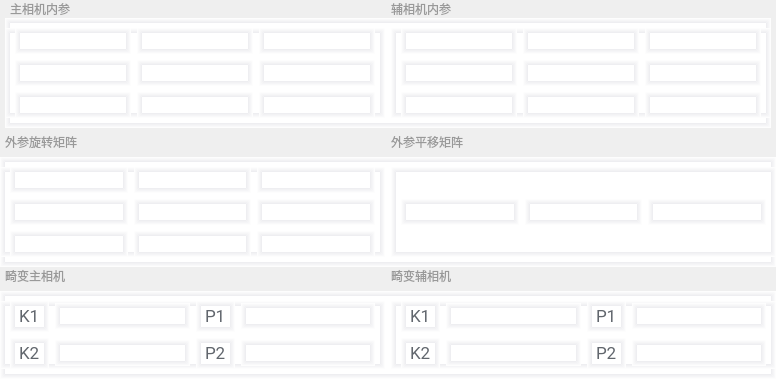
        <widget class="QWidget" name="page">
         <layout class="QVBoxLayout" name="verticalLayout_3">
          <property name="spacing">
           <number>0</number>
          </property>
          <property name="leftMargin">
           <number>0</number>
          </property>
          <property name="topMargin">
           <number>0</number>
          </property>
          <property name="rightMargin">
           <number>0</number>
          </property>
          <property name="bottomMargin">
           <number>0</number>
          </property>
          <item>
           <widget class="QWidget" name="internalParaMatrix" native="true">
            <layout class="QVBoxLayout" name="verticalLayout_4">
             <property name="spacing">
              <number>0</number>
             </property>
             <property name="leftMargin">
              <number>5</number>
             </property>
             <property name="topMargin">
              <number>0</number>
             </property>
             <property name="rightMargin">
              <number>5</number>
             </property>
             <property name="bottomMargin">
              <number>5</number>
             </property>
             <item>
              <widget class="QWidget" name="internalParaMatrixTitle" native="true">
               <layout class="QHBoxLayout" name="horizontalLayout_3">
                <property name="spacing">
                 <number>5</number>
                </property>
                <property name="leftMargin">
                 <number>5</number>
                </property>
                <property name="topMargin">
                 <number>0</number>
                </property>
                <property name="rightMargin">
                 <number>5</number>
                </property>
                <property name="bottomMargin">
                 <number>0</number>
                </property>
                <item>
                 <widget class="QLabel" name="label">
                  <property name="sizeIncrement">
                   <size>
                    <width>0</width>
                    <height>0</height>
                   </size>
                  </property>
                  <property name="styleSheet">
                   <string notr="true">font-family:PingFang SC,Hiragino Sans GB,Arial,Microsoft YaHei,Verdana,Roboto,Noto,Helvetica Neue,sans-serif;
color:#999999;
width:90px;
height:20px;</string>
                  </property>
                  <property name="text">
                   <string>主相机内参</string>
                  </property>
                 </widget>
                </item>
                <item>
                 <widget class="QLabel" name="label_2">
                  <property name="styleSheet">
                   <string notr="true">font-family:PingFang SC,Hiragino Sans GB,Arial,Microsoft YaHei,Verdana,Roboto,Noto,Helvetica Neue,sans-serif;
color:#999999</string>
                  </property>
                  <property name="text">
                   <string>辅相机内参</string>
                  </property>
                 </widget>
                </item>
               </layout>
              </widget>
             </item>
             <item>
              <widget class="QWidget" name="widget_5" native="true">
               <property name="styleSheet">
                <string notr="true">border-top: 5px solid qlineargradient(y0:0, y1:1,stop: 0 #ececef, stop: 1 white);
border-left: 5px solid qlineargradient(x0:0, x1:1,stop: 0 #ececef, stop: 1 white);
 border-bottom: 5px solid qlineargradient(y0:0, y1:1,stop: 0 white, stop: 1  #ececef);
border-right: 5px solid qlineargradient(x0:0, x1:1,stop:  0 white, stop: 1 #ececef);
background-color: rgb(255,255,255);</string>
               </property>
               <layout class="QHBoxLayout" name="horizontalLayout_4">
                <property name="spacing">
                 <number>6</number>
                </property>
                <property name="leftMargin">
                 <number>0</number>
                </property>
                <property name="topMargin">
                 <number>10</number>
                </property>
                <property name="rightMargin">
                 <number>0</number>
                </property>
                <property name="bottomMargin">
                 <number>10</number>
                </property>
                <item>
                 <widget class="QWidget" name="widget_6" native="true">
                  <layout class="QGridLayout" name="gridLayout">
                   <property name="leftMargin">
                    <number>10</number>
                   </property>
                   <property name="topMargin">
                    <number>0</number>
                   </property>
                   <property name="rightMargin">
                    <number>10</number>
                   </property>
                   <property name="bottomMargin">
                    <number>0</number>
                   </property>
                   <property name="spacing">
                    <number>6</number>
                   </property>
                   <item row="0" column="0">
                    <widget class="QLineEdit" name="cam1InParams11"/>
                   </item>
                   <item row="1" column="0">
                    <widget class="QLineEdit" name="cam1InParams21"/>
                   </item>
                   <item row="2" column="0">
                    <widget class="QLineEdit" name="cam1InParams31"/>
                   </item>
                   <item row="0" column="1">
                    <widget class="QLineEdit" name="cam1InParams12"/>
                   </item>
                   <item row="1" column="1">
                    <widget class="QLineEdit" name="cam1InParams22"/>
                   </item>
                   <item row="2" column="1">
                    <widget class="QLineEdit" name="cam1InParams32"/>
                   </item>
                   <item row="0" column="2">
                    <widget class="QLineEdit" name="cam1InParams13"/>
                   </item>
                   <item row="1" column="2">
                    <widget class="QLineEdit" name="cam1InParams23"/>
                   </item>
                   <item row="2" column="2">
                    <widget class="QLineEdit" name="cam1InParams33"/>
                   </item>
                  </layout>
                 </widget>
                </item>
                <item>
                 <widget class="QWidget" name="widget_7" native="true">
                  <layout class="QGridLayout" name="gridLayout_2">
                   <property name="leftMargin">
                    <number>10</number>
                   </property>
                   <property name="topMargin">
                    <number>0</number>
                   </property>
                   <property name="rightMargin">
                    <number>10</number>
                   </property>
                   <property name="bottomMargin">
                    <number>0</number>
                   </property>
                   <property name="spacing">
                    <number>6</number>
                   </property>
                   <item row="2" column="1">
                    <widget class="QLineEdit" name="cam2InParams32"/>
                   </item>
                   <item row="0" column="0">
                    <widget class="QLineEdit" name="cam2InParams11"/>
                   </item>
                   <item row="0" column="1">
                    <widget class="QLineEdit" name="cam2InParams12"/>
                   </item>
                   <item row="1" column="0">
                    <widget class="QLineEdit" name="cam2InParams21"/>
                   </item>
                   <item row="1" column="1">
                    <widget class="QLineEdit" name="cam2InParams22"/>
                   </item>
                   <item row="0" column="2">
                    <widget class="QLineEdit" name="cam2InParams13"/>
                   </item>
                   <item row="1" column="2">
                    <widget class="QLineEdit" name="cam2InParams23"/>
                   </item>
                   <item row="2" column="2">
                    <widget class="QLineEdit" name="cam2InParams33"/>
                   </item>
                   <item row="2" column="0">
                    <widget class="QLineEdit" name="cam2InParams31"/>
                   </item>
                  </layout>
                 </widget>
                </item>
               </layout>
              </widget>
             </item>
            </layout>
           </widget>
          </item>
          <item>
           <widget class="QWidget" name="ExternalParaMatrix" native="true">
            <layout class="QVBoxLayout" name="verticalLayout_5">
             <property name="spacing">
              <number>6</number>
             </property>
             <property name="leftMargin">
              <number>0</number>
             </property>
             <property name="topMargin">
              <number>0</number>
             </property>
             <property name="rightMargin">
              <number>0</number>
             </property>
             <property name="bottomMargin">
              <number>0</number>
             </property>
             <item>
              <widget class="QWidget" name="ExternalParaMatrixTitle" native="true">
               <layout class="QHBoxLayout" name="horizontalLayout_5">
                <property name="spacing">
                 <number>6</number>
                </property>
                <property name="leftMargin">
                 <number>5</number>
                </property>
                <property name="topMargin">
                 <number>0</number>
                </property>
                <property name="rightMargin">
                 <number>5</number>
                </property>
                <property name="bottomMargin">
                 <number>0</number>
                </property>
                <item>
                 <widget class="QLabel" name="label_3">
                  <property name="styleSheet">
                   <string notr="true">font-family:PingFang SC,Hiragino Sans GB,Arial,Microsoft YaHei,Verdana,Roboto,Noto,Helvetica Neue,sans-serif;
color:#999999</string>
                  </property>
                  <property name="text">
                   <string>外参旋转矩阵</string>
                  </property>
                 </widget>
                </item>
                <item>
                 <widget class="QLabel" name="label_4">
                  <property name="styleSheet">
                   <string notr="true">font-family:PingFang SC,Hiragino Sans GB,Arial,Microsoft YaHei,Verdana,Roboto,Noto,Helvetica Neue,sans-serif;
color:#999999</string>
                  </property>
                  <property name="text">
                   <string>外参平移矩阵</string>
                  </property>
                 </widget>
                </item>
               </layout>
              </widget>
             </item>
             <item>
              <widget class="QWidget" name="widget_9" native="true">
               <property name="styleSheet">
                <string notr="true">border-top: 5px solid qlineargradient(y0:0, y1:1,stop: 0 #ececef, stop: 1 white);
border-left: 5px solid qlineargradient(x0:0, x1:1,stop: 0 #ececef, stop: 1 white);
 border-bottom: 5px solid qlineargradient(y0:0, y1:1,stop: 0 white, stop: 1  #ececef);
border-right: 5px solid qlineargradient(x0:0, x1:1,stop:  0 white, stop: 1 #ececef);
background-color: rgb(255,255,255);</string>
               </property>
               <layout class="QHBoxLayout" name="horizontalLayout_7">
                <property name="spacing">
                 <number>6</number>
                </property>
                <property name="leftMargin">
                 <number>0</number>
                </property>
                <property name="topMargin">
                 <number>10</number>
                </property>
                <property name="rightMargin">
                 <number>0</number>
                </property>
                <property name="bottomMargin">
                 <number>10</number>
                </property>
                <item>
                 <widget class="QWidget" name="widget_10" native="true">
                  <layout class="QGridLayout" name="gridLayout_3">
                   <property name="leftMargin">
                    <number>10</number>
                   </property>
                   <property name="topMargin">
                    <number>0</number>
                   </property>
                   <property name="rightMargin">
                    <number>10</number>
                   </property>
                   <property name="bottomMargin">
                    <number>0</number>
                   </property>
                   <property name="spacing">
                    <number>6</number>
                   </property>
                   <item row="1" column="2">
                    <widget class="QLineEdit" name="RotationMatrixOfCam2_23"/>
                   </item>
                   <item row="0" column="0">
                    <widget class="QLineEdit" name="RotationMatrixOfCam2_11"/>
                   </item>
                   <item row="0" column="2">
                    <widget class="QLineEdit" name="RotationMatrixOfCam2_13"/>
                   </item>
                   <item row="1" column="1">
                    <widget class="QLineEdit" name="RotationMatrixOfCam2_22"/>
                   </item>
                   <item row="1" column="0">
                    <widget class="QLineEdit" name="RotationMatrixOfCam2_21"/>
                   </item>
                   <item row="0" column="1">
                    <widget class="QLineEdit" name="RotationMatrixOfCam2_12"/>
                   </item>
                   <item row="2" column="0">
                    <widget class="QLineEdit" name="RotationMatrixOfCam2_31"/>
                   </item>
                   <item row="2" column="1">
                    <widget class="QLineEdit" name="RotationMatrixOfCam2_32"/>
                   </item>
                   <item row="2" column="2">
                    <widget class="QLineEdit" name="RotationMatrixOfCam2_33"/>
                   </item>
                  </layout>
                 </widget>
                </item>
                <item>
                 <widget class="QWidget" name="widget_11" native="true">
                  <layout class="QHBoxLayout" name="horizontalLayout_6">
                   <property name="spacing">
                    <number>6</number>
                   </property>
                   <property name="leftMargin">
                    <number>10</number>
                   </property>
                   <property name="topMargin">
                    <number>0</number>
                   </property>
                   <property name="rightMargin">
                    <number>10</number>
                   </property>
                   <property name="bottomMargin">
                    <number>0</number>
                   </property>
                   <item>
                    <widget class="QLineEdit" name="TranslationMatrixOfCam2_1"/>
                   </item>
                   <item>
                    <widget class="QLineEdit" name="TranslationMatrixOfCam2_2"/>
                   </item>
                   <item>
                    <widget class="QLineEdit" name="TranslationMatrixOfCam2_3"/>
                   </item>
                  </layout>
                 </widget>
                </item>
               </layout>
              </widget>
             </item>
            </layout>
           </widget>
          </item>
          <item>
           <widget class="QWidget" name="distortionMatrix" native="true">
            <layout class="QVBoxLayout" name="verticalLayout_6">
             <property name="spacing">
              <number>6</number>
             </property>
             <property name="leftMargin">
              <number>0</number>
             </property>
             <property name="topMargin">
              <number>0</number>
             </property>
             <property name="rightMargin">
              <number>0</number>
             </property>
             <property name="bottomMargin">
              <number>0</number>
             </property>
             <item>
              <widget class="QWidget" name="distortionMatrixTitle" native="true">
               <layout class="QHBoxLayout" name="horizontalLayout_8">
                <property name="spacing">
                 <number>6</number>
                </property>
                <property name="sizeConstraint">
                 <enum>QLayout::SetDefaultConstraint</enum>
                </property>
                <property name="leftMargin">
                 <number>5</number>
                </property>
                <property name="topMargin">
                 <number>0</number>
                </property>
                <property name="rightMargin">
                 <number>5</number>
                </property>
                <property name="bottomMargin">
                 <number>0</number>
                </property>
                <item>
                 <widget class="QLabel" name="label_5">
                  <property name="styleSheet">
                   <string notr="true">font-family:PingFang SC,Hiragino Sans GB,Arial,Microsoft YaHei,Verdana,Roboto,Noto,Helvetica Neue,sans-serif;
color:#999999</string>
                  </property>
                  <property name="text">
                   <string>畸变主相机</string>
                  </property>
                 </widget>
                </item>
                <item>
                 <widget class="QLabel" name="label_6">
                  <property name="styleSheet">
                   <string notr="true">font-family:PingFang SC,Hiragino Sans GB,Arial,Microsoft YaHei,Verdana,Roboto,Noto,Helvetica Neue,sans-serif;
color:#999999</string>
                  </property>
                  <property name="text">
                   <string>畸变辅相机</string>
                  </property>
                 </widget>
                </item>
               </layout>
              </widget>
             </item>
             <item>
              <widget class="QWidget" name="widget_13" native="true">
               <property name="styleSheet">
                <string notr="true">border-top: 5px solid qlineargradient(y0:0, y1:1,stop: 0 #ececef, stop: 1 white);
border-left: 5px solid qlineargradient(x0:0, x1:1,stop: 0 #ececef, stop: 1 white);
 border-bottom: 5px solid qlineargradient(y0:0, y1:1,stop: 0 white, stop: 1  #ececef);
border-right: 5px solid qlineargradient(x0:0, x1:1,stop:  0 white, stop: 1 #ececef);
background-color: rgb(255,255,255);</string>
               </property>
               <layout class="QHBoxLayout" name="horizontalLayout_9">
                <property name="spacing">
                 <number>6</number>
                </property>
                <property name="leftMargin">
                 <number>0</number>
                </property>
                <property name="topMargin">
                 <number>10</number>
                </property>
                <property name="rightMargin">
                 <number>0</number>
                </property>
                <property name="bottomMargin">
                 <number>10</number>
                </property>
                <item>
                 <widget class="QWidget" name="widget_14" native="true">
                  <layout class="QGridLayout" name="gridLayout_4">
                   <property name="leftMargin">
                    <number>10</number>
                   </property>
                   <property name="topMargin">
                    <number>0</number>
                   </property>
                   <property name="rightMargin">
                    <number>10</number>
                   </property>
                   <property name="bottomMargin">
                    <number>0</number>
                   </property>
                   <property name="spacing">
                    <number>6</number>
                   </property>
                   <item row="1" column="0">
                    <widget class="QLabel" name="label_9">
                     <property name="styleSheet">
                      <string notr="true">font-family:PingFang SC,Hiragino Sans GB,Arial,Microsoft YaHei,Verdana,Roboto,Noto,Helvetica Neue,sans-serif;
color:#61666d;
font-size:17px</string>
                     </property>
                     <property name="text">
                      <string>K2</string>
                     </property>
                    </widget>
                   </item>
                   <item row="0" column="0">
                    <widget class="QLabel" name="label_7">
                     <property name="styleSheet">
                      <string notr="true">font-family:PingFang SC,Hiragino Sans GB,Arial,Microsoft YaHei,Verdana,Roboto,Noto,Helvetica Neue,sans-serif;
color:#61666d;
font-size:17px</string>
                     </property>
                     <property name="text">
                      <string>K1</string>
                     </property>
                    </widget>
                   </item>
                   <item row="0" column="1">
                    <widget class="QLineEdit" name="cam1k1"/>
                   </item>
                   <item row="1" column="1">
                    <widget class="QLineEdit" name="cam1k2"/>
                   </item>
                   <item row="1" column="2">
                    <widget class="QLabel" name="label_10">
                     <property name="styleSheet">
                      <string notr="true">font-family:PingFang SC,Hiragino Sans GB,Arial,Microsoft YaHei,Verdana,Roboto,Noto,Helvetica Neue,sans-serif;
color:#61666d;
font-size:17px</string>
                     </property>
                     <property name="text">
                      <string>P2</string>
                     </property>
                    </widget>
                   </item>
                   <item row="0" column="2">
                    <widget class="QLabel" name="label_8">
                     <property name="styleSheet">
                      <string notr="true">font-family:PingFang SC,Hiragino Sans GB,Arial,Microsoft YaHei,Verdana,Roboto,Noto,Helvetica Neue,sans-serif;
color:#61666d;
font-size:17px</string>
                     </property>
                     <property name="text">
                      <string>P1</string>
                     </property>
                    </widget>
                   </item>
                   <item row="0" column="3">
                    <widget class="QLineEdit" name="cam1p1"/>
                   </item>
                   <item row="1" column="3">
                    <widget class="QLineEdit" name="cam1p2"/>
                   </item>
                  </layout>
                 </widget>
                </item>
                <item>
                 <widget class="QWidget" name="widget_15" native="true">
                  <layout class="QGridLayout" name="gridLayout_5">
                   <property name="leftMargin">
                    <number>10</number>
                   </property>
                   <property name="topMargin">
                    <number>0</number>
                   </property>
                   <property name="rightMargin">
                    <number>10</number>
                   </property>
                   <property name="bottomMargin">
                    <number>0</number>
                   </property>
                   <property name="horizontalSpacing">
                    <number>6</number>
                   </property>
                   <item row="0" column="0">
                    <widget class="QLabel" name="label_11">
                     <property name="styleSheet">
                      <string notr="true">font-family:PingFang SC,Hiragino Sans GB,Arial,Microsoft YaHei,Verdana,Roboto,Noto,Helvetica Neue,sans-serif;
color:#61666d;
font-size:17px</string>
                     </property>
                     <property name="text">
                      <string>K1</string>
                     </property>
                    </widget>
                   </item>
                   <item row="1" column="0">
                    <widget class="QLabel" name="label_12">
                     <property name="styleSheet">
                      <string notr="true">font-family:PingFang SC,Hiragino Sans GB,Arial,Microsoft YaHei,Verdana,Roboto,Noto,Helvetica Neue,sans-serif;
color:#61666d;
font-size:17px</string>
                     </property>
                     <property name="text">
                      <string>K2</string>
                     </property>
                    </widget>
                   </item>
                   <item row="0" column="1">
                    <widget class="QLineEdit" name="cam2k1"/>
                   </item>
                   <item row="0" column="2">
                    <widget class="QLabel" name="label_13">
                     <property name="styleSheet">
                      <string notr="true">font-family:PingFang SC,Hiragino Sans GB,Arial,Microsoft YaHei,Verdana,Roboto,Noto,Helvetica Neue,sans-serif;
color:#61666d;
font-size:17px</string>
                     </property>
                     <property name="text">
                      <string>P1</string>
                     </property>
                    </widget>
                   </item>
                   <item row="1" column="2">
                    <widget class="QLabel" name="label_14">
                     <property name="styleSheet">
                      <string notr="true">font-family:PingFang SC,Hiragino Sans GB,Arial,Microsoft YaHei,Verdana,Roboto,Noto,Helvetica Neue,sans-serif;
color:#61666d;
font-size:17px</string>
                     </property>
                     <property name="text">
                      <string>P2</string>
                     </property>
                    </widget>
                   </item>
                   <item row="1" column="1">
                    <widget class="QLineEdit" name="cam2k2"/>
                   </item>
                   <item row="0" column="3">
                    <widget class="QLineEdit" name="cam2p1"/>
                   </item>
                   <item row="1" column="3">
                    <widget class="QLineEdit" name="cam2p2"/>
                   </item>
                  </layout>
                 </widget>
                </item>
               </layout>
              </widget>
             </item>
            </layout>
           </widget>
          </item>
         </layout>
        </widget>
